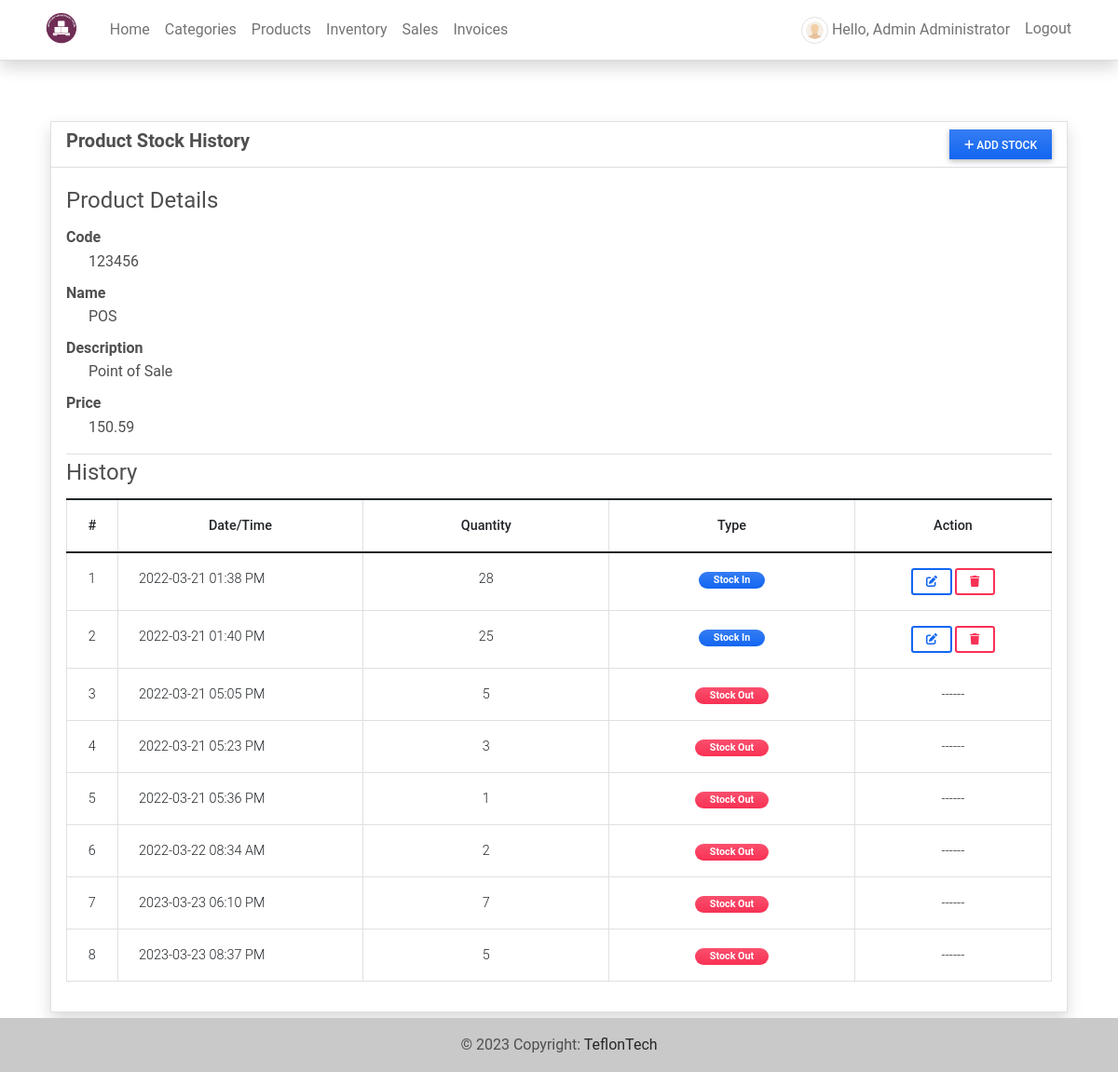
Before: /inventory/1 (signed in) with the older database file.
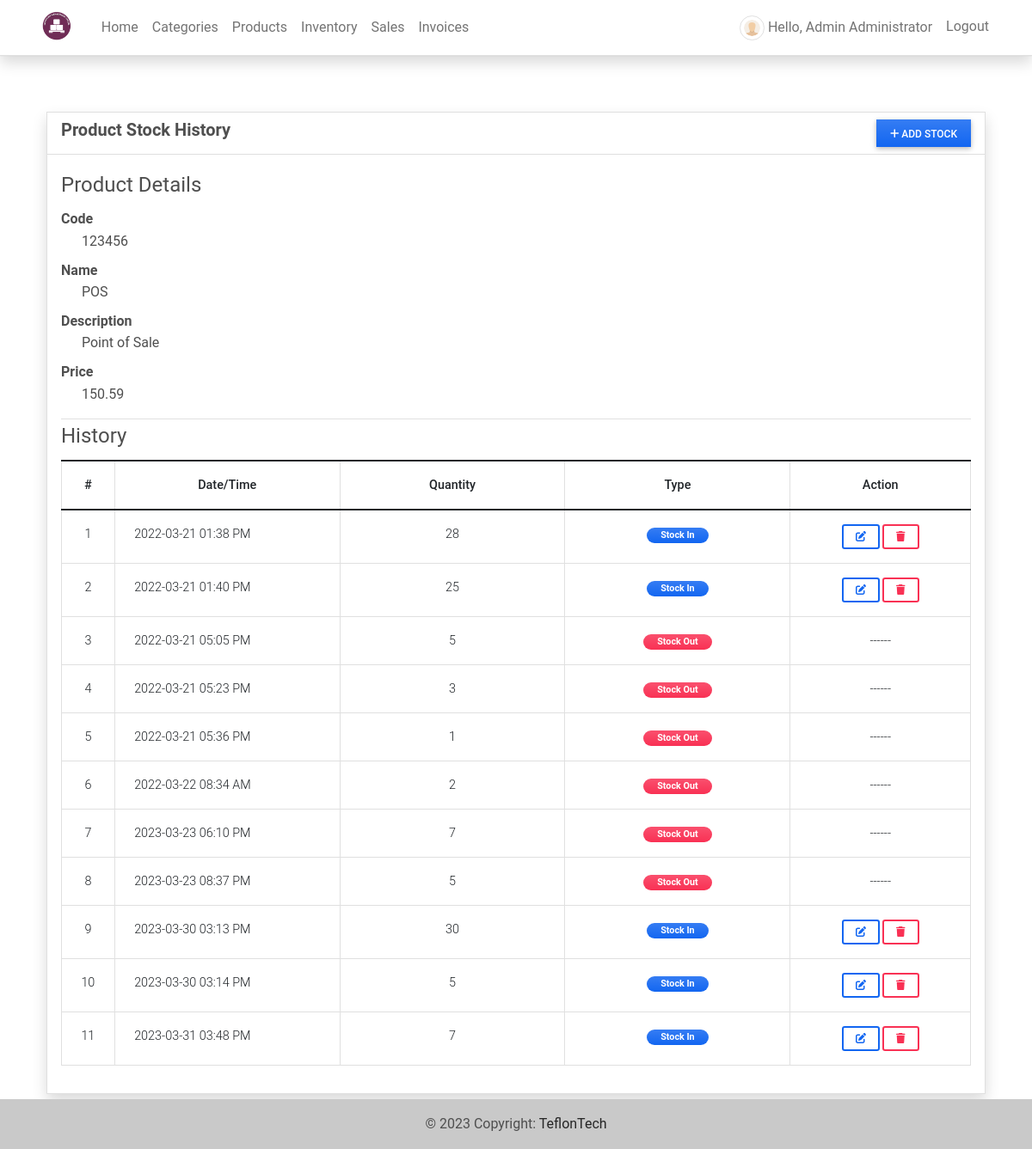
After: the same page with the newer database file.
### imsApp/models.py (models this page shows, shortened)
class Product(models.Model):
    code=models.CharField(max_length=100,blank=True, null=True)
    name=models.CharField(max_length=250,blank=True, null=True)
    description = models.TextField()
    price = models.FloatField(default=0)
    status = models.CharField(max_length=2, choices=(('1','Active'),('2','Inactive')), default=1)
    date_created = models.DateTimeField(default=timezone.now)
    date_updated = models.DateTimeField(auto_now=True)
    def __str__(self):
        return self.code + ' - ' + self.name

class Stock(models.Model):
    product = models.ForeignKey(Product, on_delete=models.CASCADE)
    quantity = models.FloatField(default=0)
    type = models.CharField(max_length=2,choices=(('1','Stock-in'),('2','Stock-Out')), default = 1)
    date_created = models.DateTimeField(default=timezone.now)
    date_updated = models.DateTimeField(auto_now=True)

### imsApp/views.py (the view)
# urls.py: path('inventory/<int:pk>',views.inv_history,name='inventory-history-page'),
@login_required
def inv_history(request, pk= None):
    context['page_title'] = 'Inventory History'
    if pk is None:
        messages.error(request, "Product ID is not recognized")
        return redirect('inventory-page')
    else:
        product = Product.objects.get(id = pk)
        stocks = Stock.objects.filter(product = product).all()
        context['product'] = product
        context['stocks'] = stocks
        return render(request, 'inventory-history.html', context )

### imsApp/templates/inventory-history.html (shortened to what this page needs)
{% extends 'base.html' %} {% load humanize %} {% block pageContent %}
<div class="container pt-3">
    <div class="card card-default border shadow rounded-0">
        <div class="card-header">
            <div class="w-100 d-flex justify-content-between">
                <h5 class="fw-bolder card-title">Product Stock History</h5>
                <button class="btn btn-primary btn-sm rounded-0 bg-gradient px-3" type="button" id="add_stock"><i class="fa fa-plus"></i> Add Stock</button>
            </div>
        </div>
        <div class="card-body">
            <div class="conteiner-fluid">
                <fieldset class="border-bottom">
                    <legend>Product Details</legend>
                    <dl>
                        <dt class="tex-muted">Code</dt>
                        <dd class="ps-4">{{ product.code }}</dd>
                        <dt class="tex-muted">Name</dt>
                        <dd class="ps-4">{{ product.name }}</dd>
                        <dt class="tex-muted">Description</dt>
                        <dd class="ps-4">{{ product.description }}</dd>
                        <dt class="tex-muted">Price</dt>
                        <dd class="ps-4">{{ product.price|intcomma }}</dd>
                    </dl>
                </fieldset>
                <fieldset>
                    <legend>History</legend>
                    <table class="table table-bordered" id="stock-tbl">
                        <colgroup>
                            <col width="5%">
                            <col width="25%">
                            <col width="25%">
                            <col width="25%">
                            <col width="20%">
                        </colgroup>
                        <thead>
                            <th class="text-center">#</th>
                            <th class="text-center">Date/Time</th>
                            <th class="text-center">Quantity</th>
                            <th class="text-center">Type</th>
                            <th class="text-center">Action</th>
                        </thead>
                        <tbody>
                            {% for stock in stocks %}
                            <tr>
                                <td class="text-center">{{ forloop.counter }}</td>
                                <td class="">{{ stock.date_created|date:"Y-m-d h:i A" }}</td>
                                <td class="text-center">{{ stock.quantity|floatformat:0|intcomma }}</td>
                                <td class="text-center">
                                    {% if stock.type == '1' %}
                                    <span class="badge px-3 rounded-pill bg-primary bg-gradient">Stock In</span> {% else %}
                                    <span class="badge px-3 rounded-pill bg-danger bg-gradient">Stock Out</span> {% endif %}
                                </td>
                                <td class="text-center">
                                    {% if stock.type == '1' %}
                                    <a class="btn btn-outline-primary btn-sm edit-data" href="javascript:void(0)" data-id="{{ stock.pk }}" title="Edit">
                                        <i class="fa fa-edit"></i>
                                    </a>
                                    <button class="btn btn-outline-danger btn-sm delete-data" type="button" data-id="{{ stock.pk }}" title="Delete">
                                        <i class="fa fa-trash"></i>
                                    </button>
                                    {% else %}
                                    ------
                                    {% endif %}
                                </td>
                            </tr>
                            {% endfor %}
                        </tbody>
                    </table>
                </fieldset>
            </div>
        </div>
    </div>
</div>
{% endblock pageContent %}

### imsApp/templates/base.html (shortened to what this page needs)
{% load static %}
<!DOCTYPE html>
<html lang="en">
<head>
    <link rel="stylesheet" href="{% static 'assets/font-awesome/css/all.min.css' %}">
    <link rel="stylesheet" href="{% static 'assets/bootstrap/css/bootstrap.min.css' %}">
    <link rel="stylesheet" href="{% static 'assets/select2/dist/css/select2.min.css' %}">
    <link rel="stylesheet" href="{% static 'assets/mdb-blogtemplate/css/mdb.min.css' %}" />
    <link rel="stylesheet" href="{% static 'assets/DataTables/datatables.min.css' %}" />
    <link rel="stylesheet" href="{% static 'assets/default/css/style.css' %}">
</head>
<body class="">
    {% block TopNavigation %} {% include "TopNavigation.html" %} {% endblock TopNavigation %}
    <main class="py-5">
        <div class="container mb-3">
             {% block pageContent %} {% endblock pageContent %}
        </div>
    </main>
    <footer class="bg-light text-lg-start">
        <div class="text-center p-3" style="background-color: rgba(0, 0, 0, 0.2);">
            © {% now 'Y' %} Copyright:
            <a class="text-dark" href="https://sourcecodester.com/tips23" target="_blank">TeflonTech</a>
        </div>
    </footer>
</body>
</html>

### imsApp/templates/topNavigation.html (shortened to what this page needs)
{% load static %}
<header>
    <nav class="navbar navbar-expand-lg navbar-light bg-white fixed-top shadow border-bottom">
        <div class="container">
            <a class="navbar-brand" target="_blank" href="{% url 'home-page' %}">
                <img src="{{ MEDIA_URL }}/default/logo.png" height="16" alt="{{ MEDIA_URL }}" loading="lazy" style="margin-top: -3px;" />
            </a>
            <div class="collapse navbar-collapse" id="navbarExample01">
                <ul class="navbar-nav me-auto mb-2 mb-lg-0" id="topNav">
                    {% if user.id %}
                    <li class="nav-item">
                        <a class="nav-link" aria-current="page" href="{% url 'home-page' %}">Home</a>
                    </li>
                    <li class="nav-item">
                        <a class="nav-link" aria-current="page" href="{% url 'category-page' %}">Categories</a>
                    </li>
                    <li class="nav-item">
                        <a class="nav-link" aria-current="page" href="{% url 'product-page' %}">Products</a>
                    </li>
                    <li class="nav-item">
                        <a class="nav-link" aria-current="page" href="{% url 'inventory-page' %}">Inventory</a>
                    </li>
                    <li class="nav-item">
                        <a class="nav-link" aria-current="page" href="{% url 'sales-page' %}">Sales</a>
                    </li>
                    <li class="nav-item">
                        <a class="nav-link" aria-current="page" href="{% url 'invoice-page' %}">Invoices</a>
                    </li>
                    {% endif %}
                </ul>
                <ul class="navbar-nav d-flex flex-row">
                    {% if user.id %} {% if user.profile.user_type == 1 %} {% endif %}
                    <li class="nav-item me-3 me-lg-0">
                        <a class="nav-link" href="{% url 'profile' %}">
                            <span class="me-1"><img src="{{ MEDIA_URL }}/default/default-avatar.png" alt="User Avatar" id="user-avatar" class="img-thumbnail rounded-circle"></span>Hello, {{ user.first_name }} {{user.last_name}}
                        </a>
                    </li>
                    <li class="nav-item me-3 me-lg-0">
                        <a class="nav-link" href="{% url 'logout' %}">Logout</a>
                    </li>
                    {% endif %}
                </ul>
            </div>
        </div>
    </nav>
</header>

### static/assets/default/css/style.css (style rules this page uses)
html, body { height: 100%; width: 100%; max-height: 100%; overflow: auto; display: flex; flex-direction: column; }
body>header { flex-shrink: auto; }
body>main { flex-shrink: auto; flex-grow: auto; overflow: auto; }
body>footer { flex-shrink: auto; position: absolute; bottom: 0; left: 0; width: calc(100%); }
#user-avatar { width: 1.8rem; height: 1.8rem; object-fit: scale-down; object-position: center center; }
.navbar-brand>img { height: 2em; }

Changed rows visible on the page:
added Stock: date_created "2023-03-30 03:13 PM", quantity "30", type "Stock In"
added Stock: date_created "2023-03-30 03:14 PM", quantity "5", type "Stock In"
added Stock: date_created "2023-03-31 03:48 PM", quantity "7", type "Stock In"
